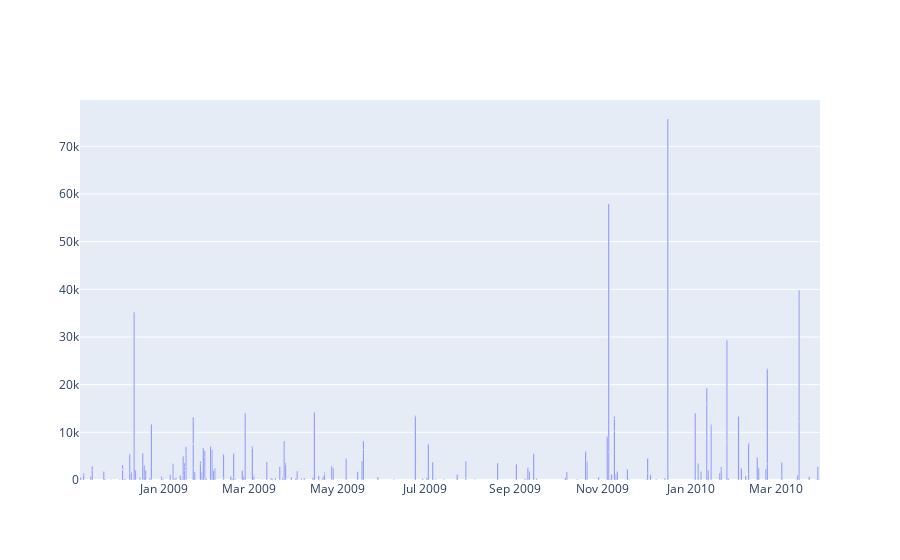

The notebook cell this image was saved under:
### Code cell
fig = go.Figure(data=[
    go.Bar(name='SF Zoo', x=layoffs_2008_filtered['Latest Layoff'], y=layoffs_2008_filtered['Total Laid Off to Date']),
])
# Change the bar mode
fig.update_layout(barmode='stack')
fig.show()

### Figure 1 — Plotly figure (JSON) as saved in the notebook; plotly's stock layout.template omitted (floating-point values rounded to 4 significant figures; data arrays with more than 128 entries replaced by an {"elided": "..."} marker saying what was removed)
{"data": [{"name": "SF Zoo", "type": "bar", "x": {"elided": "222 str values"}, "y": {"elided": "222 int values"}}], "layout": {"barmode": "stack"}}
